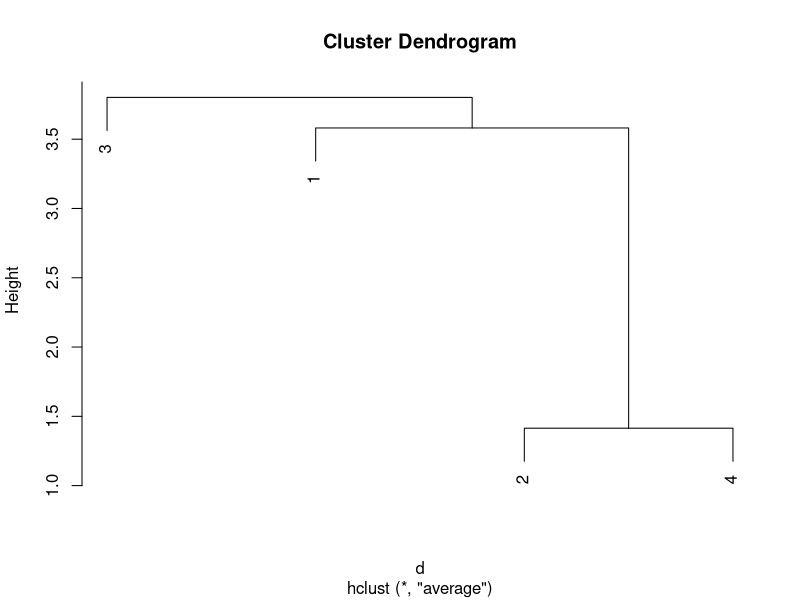

This figure's R source:
#
# Training Program for R Langauge
# Topic 12 - Cluster Analysis, Discriminant Analysis
# Author: galaa (www.galaa.mn)
# Copyright (c) 2017 Makhgal
# Created on 2017/01/13 05:00:00
#

# # # # # # # # # # # # # # # # # # # # # # # # # # # # # # #

## Кластерийн шинжилгээ

# # # # # # # # # # # # # # # # # # # # # # # # # # # # # # #

## Шатлах алгоритм, цуглуулах арга

X = matrix(c(2,-1,3,2,-1,2,2,3), ncol = 2, byrow = TRUE)
d = dist(X, method = "euclidean")
clust <- hclust(d, method = "average")
plot(clust)
clust$height

## Хэсэгчлэх алгоритм

X = matrix(c(5,3,-1,1,1,-2,-3,-2), ncol = 2, byrow = TRUE)
kmeans(X, centers = 2)

# # # # # # # # # # # # # # # # # # # # # # # # # # # # # # #

## Дискриминантын шинжилгээ

# # # # # # # # # # # # # # # # # # # # # # # # # # # # # # #

Z = data.frame(
  X1 = c(60,71,60,80,85,85,80,60,70,76,70),
  X2 = c(72,74,64,68,70,66,82,94,96,90,94),
  group = factor(c(1,1,1,1,1,2,2,2,2,2,2))
)
install.packages("MASS")
library(MASS) # lda() predict()
r = lda(formula = group ~ X1 + X2, data = Z)
print(r)

predict(object = r, newdata = Z)
